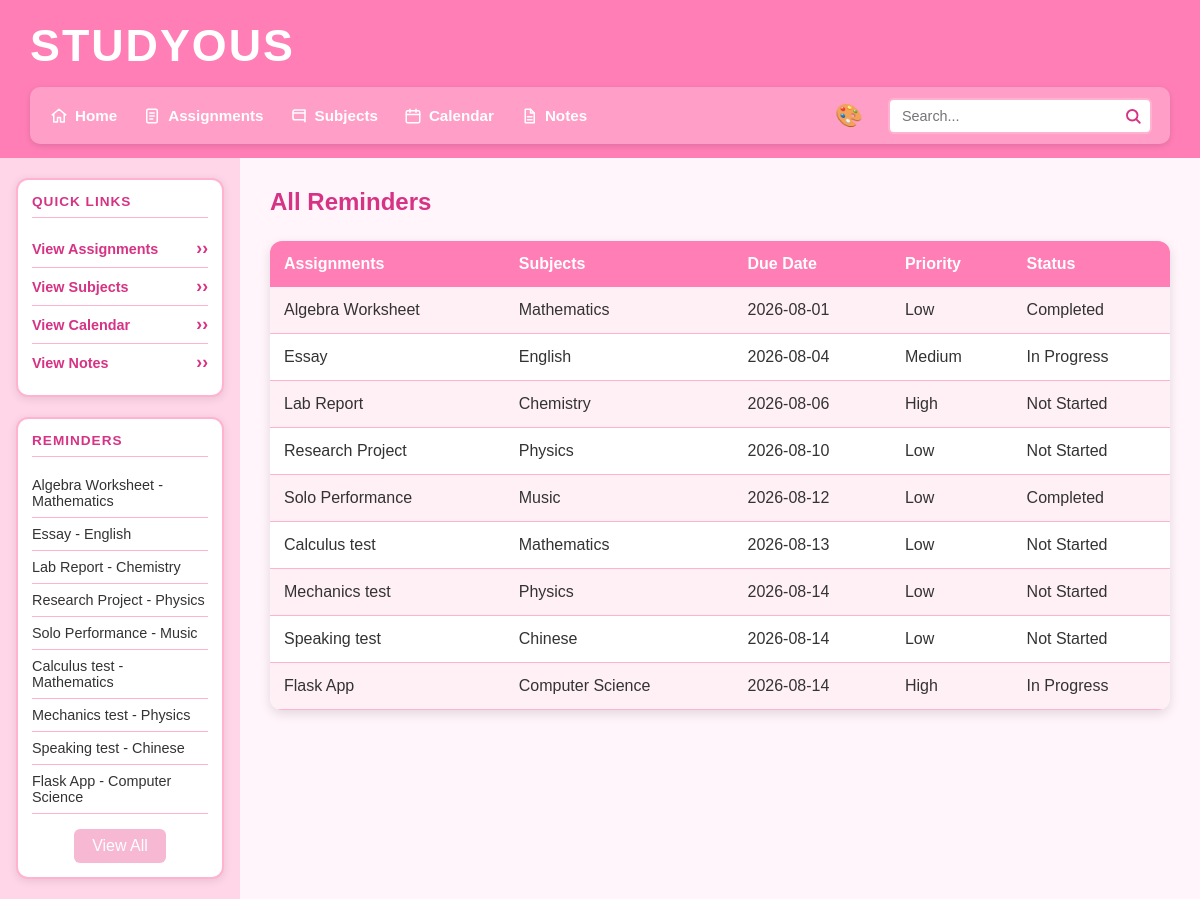
The app's page /reminders with its own data.
### tables this page shows
CREATE TABLE assignments (id INTEGER PRIMARY KEY AUTOINCREMENT, subject_id INTEGER REFERENCES subjects (id) NOT NULL, user_id INTEGER REFERENCES users (id) NOT NULL, assignment_name TEXT NOT NULL, due_date TEXT (19) NOT NULL, priority TEXT NOT NULL CHECK ((priority IN ('Low', 'Medium', 'High'))), status TEXT (25) DEFAULT ('Not Started'), notes TEXT, created_at TEXT (19));

CREATE TABLE subjects (id INTEGER PRIMARY KEY AUTOINCREMENT, subject_name TEXT NOT NULL UNIQUE, teacher_name TEXT NOT NULL, room TEXT, credits INTEGER CHECK ((credits > 0)));

### main.py (the view)
@app.route("/reminders")
def reminders():
    sort = request.args.get("sort", "due_date")
    allowed_sorts = [
        "assignment_name",
        "subject_name",
        "due_date",
        "priority",
        "status"
    ]
    if sort not in allowed_sorts:
        sort = "due_date"
    if sort == "status":
        order_by = """
            CASE assignments.status
                WHEN 'Not Started' THEN 1
                WHEN 'In Progress' THEN 2
                WHEN 'Complete' THEN 3
                ELSE 4
            END
        """
    else:
        order_by = sort
    query = f"""
        SELECT assignments.assignment_name,
               subjects.subject_name,
               assignments.due_date,
               assignments.priority,
               assignments.status
        FROM assignments
        JOIN subjects
        ON assignments.subject_id = subjects.id
        WHERE assignments.status != 'Complete'
        ORDER BY {order_by}
    """
    con = create_connection(DATABASE)
    cur = con.cursor()
    cur.execute(query)
    all_reminders = cur.fetchall()
    con.close()
    return render_template(
        "reminders.html",
        reminders=all_reminders
    )

### main.py (called while the page is built)
def create_connection(db_file):
    try:
        connection = sqlite3.connect(db_file)
        return connection
    except Error as e:
        print(e)
    return None

def get_reminders():
    query = """
        SELECT assignments.assignment_name,
               subjects.subject_name,
               assignments.due_date,
               assignments.priority,
               assignments.status
        FROM assignments
        JOIN subjects
        ON assignments.subject_id = subjects.id
        WHERE assignments.status != 'Complete'
        ORDER BY assignments.due_date ASC
        LIMIT 5
    """
    con = create_connection(DATABASE)
    cur = con.cursor()
    cur.execute(query)
    rows = cur.fetchall()
    con.close()
    return rows

@app.context_processor
def inject_reminders():
    return {"reminders": get_reminders()}

### templates/reminders.html
{% extends "base.html" %}
{% block main %}
<h2 class="page-title">All Reminders</h2>
<table>
    <tr>
        <th>
            <a href="/reminders?sort=assignment_name">
                Assignments
            </a>
        </th>
        <th>
            <a href="/reminders?sort=subject_name">
                Subjects
            </a>
        </th>
        <th>
            <a href="/reminders?sort=due_date">
                Due Date
            </a>
        </th>
        <th>
            <a href="/reminders?sort=priority">
                Priority
            </a>
        </th>
        <th>
            <a href="/reminders?sort=status">
                Status
            </a>
        </th>
    </tr>
    {% for row in reminders %}
    <tr>
        <td>{{ row[0] }}</td>
        <td>{{ row[1] }}</td>
        <td>{{ row[2] }}</td>
        <td>{{ row[3] }}</td>
        <td>{{ row[4] }}</td>
    </tr>
    {% else %}
    <tr>
        <td colspan="5">No upcoming reminders.</td>
    </tr>
    {% endfor %}
</table>
{% endblock %}

### templates/base.html (shortened to what this page needs)
<!DOCTYPE html>
<html lang="en">
<head>
    <link type="text/css" rel="stylesheet" href="/static/css/style.css">
</head>
<body class="theme-{{ request.cookies.get('theme', 'pink') }}">
    <header class="top-header">
        <h1 class="site-title">Studyous</h1>
        <div class="header-row">
            <div class="nav-bar">
                <nav class="main-nav">
                    <ul>
                        <li>
                            <a href="/">
                                <img src="/static/images/home.svg"
                                     alt="Home"
                                     class="nav-icon">
                                Home
                            </a>
                        </li>
                        <li>
                            <a href="/assignments">
                                <img src="/static/images/assignments.svg"
                                     alt="Assignments"
                                     class="nav-icon">
                                Assignments
                            </a>
                        </li>
                        <li>
                            <a href="/subjects">
                                <img src="/static/images/subjects.svg"
                                     alt="Subjects"
                                     class="nav-icon">
                                Subjects
                            </a>
                        </li>
                        <li>
                            <a href="/calendar">
                                <img src="/static/images/calendar.svg"
                                     alt="Calendar"
                                     class="nav-icon">
                                Calendar
                            </a>
                        </li>
                        <li>
                            <a href="/notes">
                                <img src="/static/images/notes.svg"
                                     alt="Notes"
                                     class="nav-icon">
                                Notes
                            </a>
                        </li>
                    </ul>
                </nav>
                <div class="theme-menu">
                    <span class="theme-icon">🎨</span>
                </div>
                <form class="search-form" method="POST" action="/search">
                    <div class="search-box">
                        <input type="text"
                               name="search"
                               id="search"
                               placeholder="Search...">
                    </div>
                </form>
            </div>
        </div>
    </header>
    <div class="body-container">
        <aside class="sidebar">
            <section class="sidebar-box">
                <h2>Quick Links</h2>
                <ul class="quick-links">
                    <li>
                        <a href="/assignments">View Assignments</a>
                    </li>
                    <li>
                        <a href="/subjects">View Subjects</a>
                    </li>
                    <li>
                        <a href="/calendar">View Calendar</a>
                    </li>
                    <li>
                        <a href="/notes">View Notes</a>
                    </li>
                </ul>
            </section>
            <section class="sidebar-box">
                <h2>Reminders</h2>
                <ul class="reminders">
                    {% for reminder in reminders %}
                    <li>
                        {{ reminder[0] }} - {{ reminder[1] }}
                    </li>
                {% endfor %}
                <a href="/reminders" class="view-all-button">View All</a>
            </ul>
</section>
        </aside>
        <main>
            {% block main %}{% endblock %}
        </main>
    </div>
</body>
</html>

### records on screen
assignments: assignment_name "Algebra Worksheet", subject_name "Mathematics", due_date "2026-08-01", priority "Low", status "Completed"
assignments: assignment_name "Essay", subject_name "English", due_date "2026-08-04", priority "Medium", status "In Progress"
assignments: assignment_name "Lab Report", subject_name "Chemistry", due_date "2026-08-06", priority "High", status "Not Started"
assignments: assignment_name "Research Project", subject_name "Physics", due_date "2026-08-10", priority "Low", status "Not Started"
assignments: assignment_name "Solo Performance", subject_name "Music", due_date "2026-08-12", priority "Low", status "Completed"
assignments: assignment_name "Calculus test", subject_name "Mathematics", due_date "2026-08-13", priority "Low", status "Not Started"
assignments: assignment_name "Mechanics test", subject_name "Physics", due_date "2026-08-14", priority "Low", status "Not Started"
assignments: assignment_name "Speaking test", subject_name "Chinese", due_date "2026-08-14", priority "Low", status "Not Started"
assignments: assignment_name "Flask App", subject_name "Computer Science", due_date "2026-08-14", priority "High", status "In Progress"
